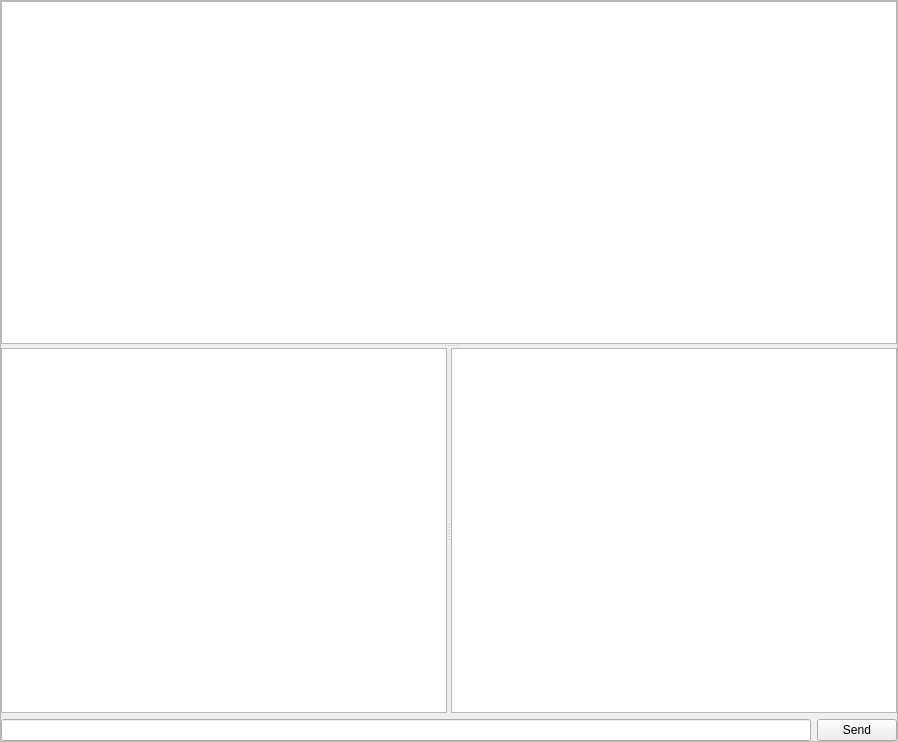
<?xml version="1.0" encoding="UTF-8"?>
<ui version="4.0">
 <class>Form3</class>
 <widget class="QWidget" name="Form3">
  <property name="geometry">
   <rect>
    <x>0</x>
    <y>0</y>
    <width>898</width>
    <height>742</height>
   </rect>
  </property>
  <property name="windowTitle">
   <string>Form</string>
  </property>
  <layout class="QHBoxLayout" name="horizontalLayout_2">
   <property name="margin">
    <number>0</number>
   </property>
   <item>
    <widget class="QFrame" name="bgframe">
     <property name="frameShape">
      <enum>QFrame::StyledPanel</enum>
     </property>
     <property name="frameShadow">
      <enum>QFrame::Raised</enum>
     </property>
     <layout class="QHBoxLayout" name="horizontalLayout_3">
      <property name="margin">
       <number>0</number>
      </property>
      <item>
       <layout class="QVBoxLayout" name="verticalLayout_2">
        <item>
         <layout class="QHBoxLayout" name="buttonlayout"/>
        </item>
        <item>
         <widget class="QSplitter" name="splitter1">
          <property name="orientation">
           <enum>Qt::Vertical</enum>
          </property>
          <widget class="QTreeView" name="hosts">
           <property name="expandsOnDoubleClick">
            <bool>false</bool>
           </property>
          </widget>
          <widget class="QWidget" name="layoutWidget">
           <layout class="QVBoxLayout" name="verticalLayout">
            <item>
             <widget class="QSplitter" name="splitter2">
              <property name="orientation">
               <enum>Qt::Horizontal</enum>
              </property>
              <widget class="QTreeView" name="users">
               <property name="sortingEnabled">
                <bool>true</bool>
               </property>
               <property name="expandsOnDoubleClick">
                <bool>false</bool>
               </property>
              </widget>
              <widget class="QTextBrowser" name="chat"/>
             </widget>
            </item>
            <item>
             <layout class="QHBoxLayout" name="horizontalLayout">
              <item>
               <widget class="QLineEdit" name="msg"/>
              </item>
              <item>
               <widget class="QPushButton" name="send">
                <property name="text">
                 <string>Send</string>
                </property>
               </widget>
              </item>
             </layout>
            </item>
           </layout>
          </widget>
         </widget>
        </item>
       </layout>
      </item>
     </layout>
    </widget>
   </item>
  </layout>
 </widget>
 <resources/>
 <connections/>
</ui>
